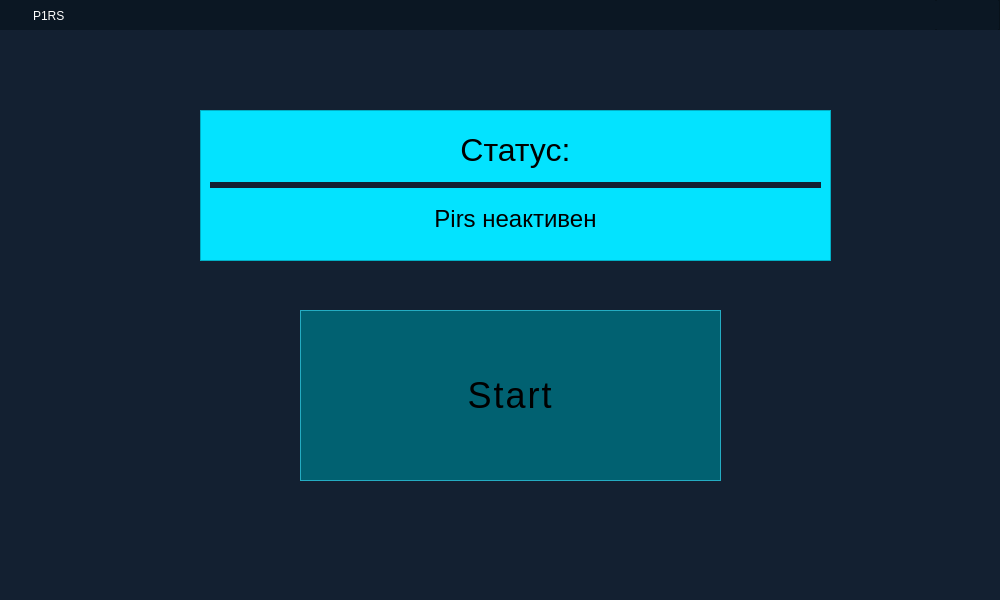
<?xml version="1.0" encoding="UTF-8"?>
<ui version="4.0">
 <class>Pirs</class>
 <widget class="QWidget" name="Pirs">
  <property name="geometry">
   <rect>
    <x>0</x>
    <y>0</y>
    <width>1000</width>
    <height>600</height>
   </rect>
  </property>
  <property name="sizePolicy">
   <sizepolicy hsizetype="Fixed" vsizetype="Fixed">
    <horstretch>0</horstretch>
    <verstretch>0</verstretch>
   </sizepolicy>
  </property>
  <property name="minimumSize">
   <size>
    <width>1000</width>
    <height>600</height>
   </size>
  </property>
  <property name="maximumSize">
   <size>
    <width>1000</width>
    <height>600</height>
   </size>
  </property>
  <property name="mouseTracking">
   <bool>false</bool>
  </property>
  <property name="tabletTracking">
   <bool>false</bool>
  </property>
  <property name="windowTitle">
   <string>P1RS</string>
  </property>
  <property name="styleSheet">
   <string notr="true">background-color: rgb(19, 32, 49);
</string>
  </property>
  <widget class="QPushButton" name="start">
   <property name="geometry">
    <rect>
     <x>300</x>
     <y>310</y>
     <width>421</width>
     <height>171</height>
    </rect>
   </property>
   <property name="font">
    <font>
     <pointsize>-1</pointsize>
     <underline>false</underline>
     <strikeout>false</strikeout>
    </font>
   </property>
   <property name="styleSheet">
    <string notr="true">QPushButton {
  text-decoration: none;
  text-transform: uppercase;
  letter-spacing: 2px;
  color: black;
  background: rgba(1, 97, 113);
  font-size: 36px;
  text-align: center;
  border: 1px;
  border-color: rgb(36, 172, 194);
  border-style: solid;
  }

QPushButton:hover {
    background-color: rgb(36, 172, 194);
  }
    



</string>
   </property>
   <property name="text">
    <string>Start</string>
   </property>
  </widget>
  <widget class="QPushButton" name="settingsButton">
   <property name="geometry">
    <rect>
     <x>960</x>
     <y>40</y>
     <width>31</width>
     <height>31</height>
    </rect>
   </property>
   <property name="styleSheet">
    <string notr="true">
QPushButton {
display: inline-block;
  width: 1.5em;
  height: 1.5em;
  vertical-align: middle;
  text-decoration: none;
  border: .5em solid rgba(0,0,0,0);
  border-radius: 100%;
  background: rgb(245,245,245) linear-gradient(rgb(245,245,245), rgb(188,192,193)) 50% 50% / calc(1.5em + .5em*2) calc(1.5em + .5em*2);
  box-shadow:
   inset 0 -3px 10px rgba(255,255,255,1),
   inset 0 3px 10px rgba(0,0,0,.4),
   0 2px 4px rgba(0,0,0,.9);
  }
QPushButton:pressed {
  display: block;
  height: 50px;
  width: 186px;
  position: relative;
  overflow: hidden;
  text-decoration: none;
  text-transform: uppercase;
  letter-spacing: 2px;
  color: black;
  font-size: 36px;
  text-align: center;
  
 }
</string>
   </property>
   <property name="text">
    <string/>
   </property>
   <property name="icon">
    <iconset>
     <normaloff>icons/Settings.ico</normaloff>icons/Settings.ico</iconset>
   </property>
  </widget>
  <widget class="QFrame" name="frame">
   <property name="geometry">
    <rect>
     <x>200</x>
     <y>110</y>
     <width>631</width>
     <height>151</height>
    </rect>
   </property>
   <property name="styleSheet">
    <string notr="true">QFrame {
	background-color: rgb(3, 227, 255);
}</string>
   </property>
   <property name="frameShape">
    <enum>QFrame::StyledPanel</enum>
   </property>
   <property name="frameShadow">
    <enum>QFrame::Raised</enum>
   </property>
   <widget class="QWidget" name="verticalLayoutWidget">
    <property name="geometry">
     <rect>
      <x>10</x>
      <y>9</y>
      <width>611</width>
      <height>131</height>
     </rect>
    </property>
    <layout class="QVBoxLayout" name="status">
     <item>
      <widget class="QLabel" name="label">
       <property name="styleSheet">
        <string notr="true">text-align: center;</string>
       </property>
       <property name="text">
        <string>&lt;html&gt;&lt;head/&gt;&lt;body&gt;&lt;p align=&quot;center&quot;&gt;&lt;span style=&quot; font-size:24pt;&quot;&gt;Статус:&lt;/span&gt;&lt;/p&gt;&lt;/body&gt;&lt;/html&gt;</string>
       </property>
      </widget>
     </item>
     <item>
      <widget class="QLabel" name="label_2">
       <property name="mouseTracking">
        <bool>false</bool>
       </property>
       <property name="styleSheet">
        <string notr="true"/>
       </property>
       <property name="text">
        <string>&lt;html&gt;&lt;head/&gt;&lt;body&gt;&lt;p align=&quot;center&quot;&gt;&lt;span style=&quot; font-size:18pt;&quot;&gt;Pirs неактивен&lt;/span&gt;&lt;/p&gt;&lt;/body&gt;&lt;/html&gt;</string>
       </property>
      </widget>
     </item>
    </layout>
   </widget>
  </widget>
  <widget class="QFrame" name="title">
   <property name="geometry">
    <rect>
     <x>0</x>
     <y>0</y>
     <width>1000</width>
     <height>30</height>
    </rect>
   </property>
   <property name="sizePolicy">
    <sizepolicy hsizetype="Fixed" vsizetype="Fixed">
     <horstretch>0</horstretch>
     <verstretch>0</verstretch>
    </sizepolicy>
   </property>
   <property name="mouseTracking">
    <bool>false</bool>
   </property>
   <property name="tabletTracking">
    <bool>false</bool>
   </property>
   <property name="styleSheet">
    <string notr="true">* {
background-color: rgb(11, 23, 35);
}

QLabel {
color: white;
}

QPushButton{
border: 0px;
}

</string>
   </property>
   <property name="frameShape">
    <enum>QFrame::StyledPanel</enum>
   </property>
   <property name="frameShadow">
    <enum>QFrame::Raised</enum>
   </property>
   <widget class="QWidget" name="horizontalLayoutWidget">
    <property name="geometry">
     <rect>
      <x>937</x>
      <y>0</y>
      <width>61</width>
      <height>31</height>
     </rect>
    </property>
    <layout class="QHBoxLayout" name="controlButtons" stretch="0,0">
     <property name="spacing">
      <number>0</number>
     </property>
     <item>
      <widget class="QPushButton" name="Roll_up">
       <property name="styleSheet">
        <string notr="true"/>
       </property>
       <property name="text">
        <string/>
       </property>
       <property name="icon">
        <iconset>
         <normaloff>icons/commandButton2.ico</normaloff>icons/commandButton2.ico</iconset>
       </property>
      </widget>
     </item>
     <item>
      <widget class="QPushButton" name="Exit">
       <property name="styleSheet">
        <string notr="true"/>
       </property>
       <property name="text">
        <string/>
       </property>
       <property name="icon">
        <iconset>
         <normaloff>icons/controlButton.ico</normaloff>icons/controlButton.ico</iconset>
       </property>
       <property name="iconSize">
        <size>
         <width>31</width>
         <height>16</height>
        </size>
       </property>
      </widget>
     </item>
    </layout>
   </widget>
   <widget class="QWidget" name="horizontalLayoutWidget_2">
    <property name="geometry">
     <rect>
      <x>0</x>
      <y>0</y>
      <width>65</width>
      <height>31</height>
     </rect>
    </property>
    <layout class="QHBoxLayout" name="logo">
     <property name="spacing">
      <number>0</number>
     </property>
     <item>
      <widget class="QPushButton" name="logo_ico">
       <property name="text">
        <string/>
       </property>
       <property name="icon">
        <iconset>
         <normaloff>icons/logo.ico</normaloff>icons/logo.ico</iconset>
       </property>
       <property name="iconSize">
        <size>
         <width>30</width>
         <height>16</height>
        </size>
       </property>
      </widget>
     </item>
     <item>
      <widget class="QLabel" name="logo_name">
       <property name="text">
        <string>P1RS</string>
       </property>
      </widget>
     </item>
    </layout>
   </widget>
   <widget class="QPushButton" name="titleBtn">
    <property name="geometry">
     <rect>
      <x>65</x>
      <y>0</y>
      <width>870</width>
      <height>30</height>
     </rect>
    </property>
    <property name="text">
     <string/>
    </property>
   </widget>
  </widget>
 </widget>
 <resources/>
 <connections/>
</ui>
